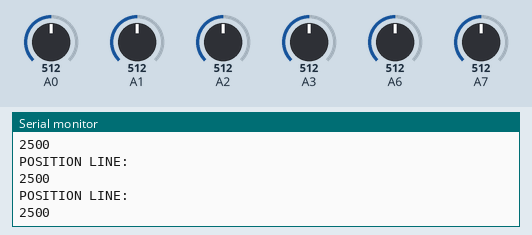
This sketch was run on a simulated Arduino Nano, built with avr-gcc and run on an emulated ATmega328P. On the bench: the last lines printed to the serial monitor. The inputs (shaded band) are chosen by the test bench; at power-on: A6 = 512, A0 = 512, A1 = 512, A2 = 512, A3 = 512, A7 = 512.

Above: at 13.2 s.
13.3 s: A6 set to 804
At 13.46 s:
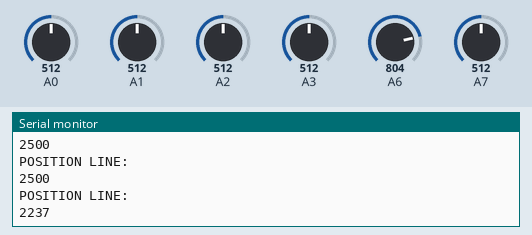
16.3 s: A6 set to 828
At 16.37 s:
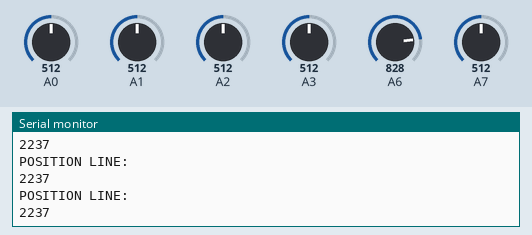
Timing chart, 0 to 18.8 s (numbered marks = the images above; inputs shaded):
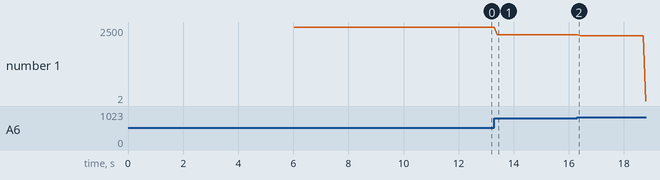

The sketch:

teste_sensores.ino
```cpp
//Código usado para testar os sensores frontais do Agostinho 2.0

#include <QTRSensors.h>

unsigned int sensor_values[6];

QTRSensorsAnalog qtra  ((unsigned char[]) {A3, A2, A1, A0, A7, A6}, 6); //Sensores
int position_line = 0;
void setup(){

  Serial.begin(9600);

  pinMode(A0,      INPUT);
  pinMode(A1,      INPUT);
  pinMode(A2,      INPUT);
  pinMode(A3,      INPUT);
  pinMode(A6,      INPUT);
  pinMode(A7,      INPUT);

 Serial.println("Calibre: ");
  for (int i = 0; i < 200; i++)
    {
      qtra.calibrate();
      delay(5);
    }
}

void loop(){

//  qtra.readCalibrated(sensor_values);

  position_line = qtra.readLine(sensor_values,QTR_EMITTERS_ON, 1);
//  for (int i = 0; i < 6; i++)
//    {
//     Serial.print(" [" + String(i+1) + "]: ");
//     Serial.print(sensor_values[i]);
//     Serial.print("  ");
//    }

   Serial.println("");
   Serial.println("POSITION LINE: ");
   Serial.print(position_line);
   delay(100);
}
```

Measured:
- after the input at 13.3 s, the serial monitor: prints a new line after 0.10 s (image 1)
- plotted number 1: 2500 → 2237 after the input at 13.3 s
